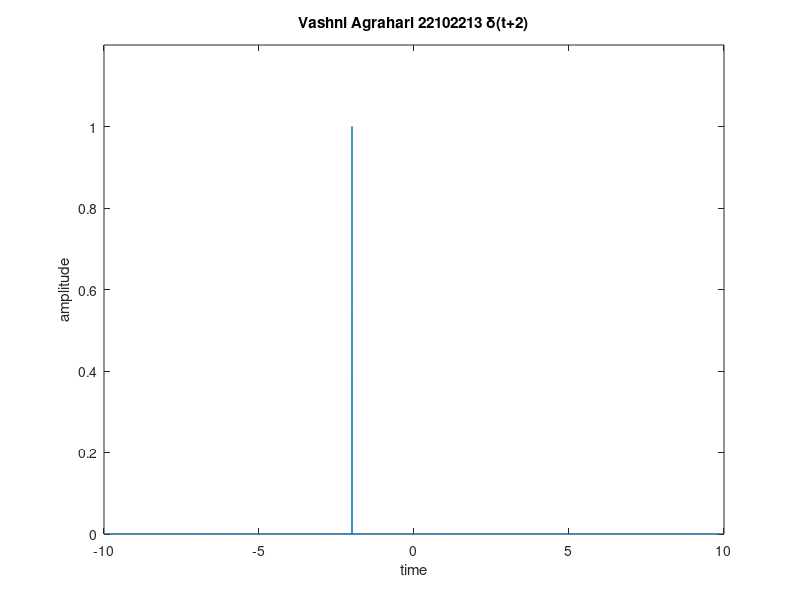
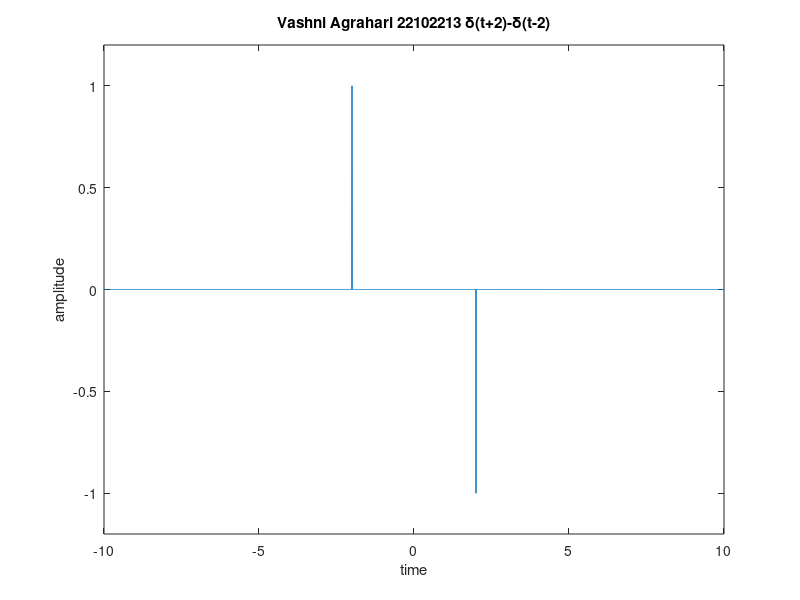
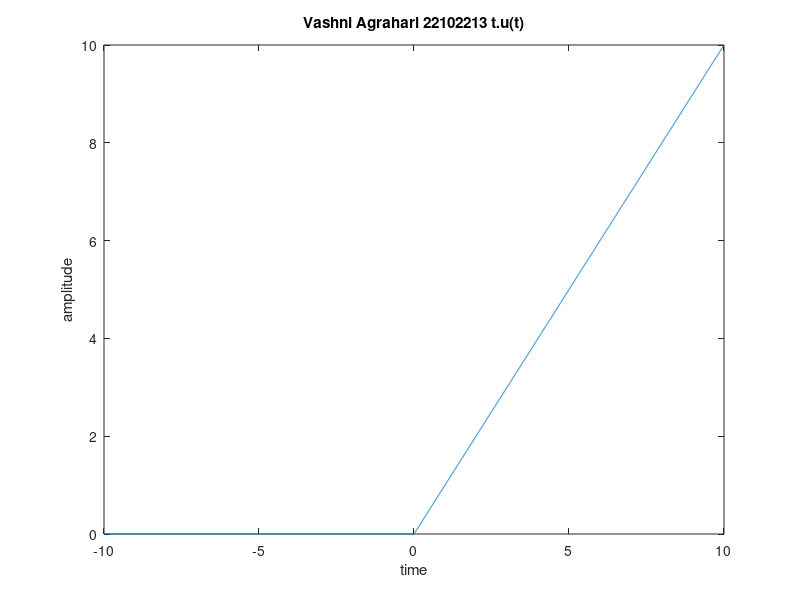
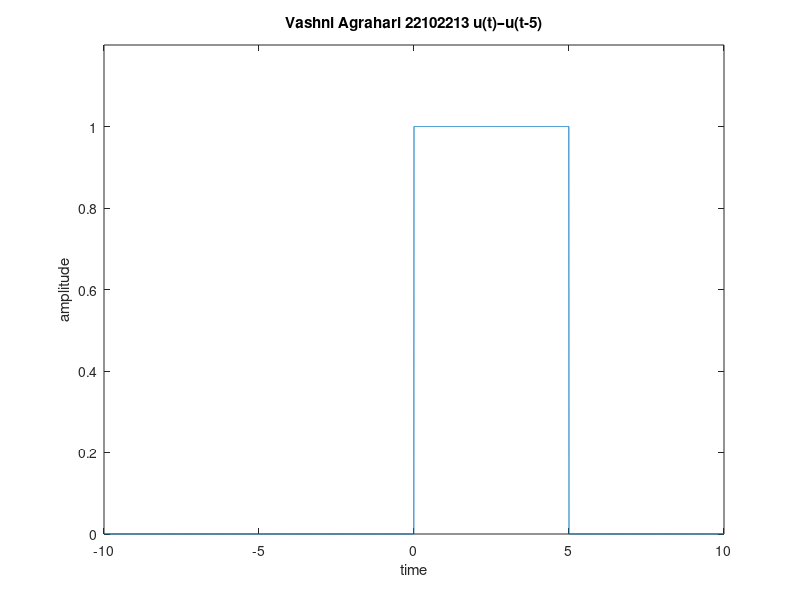

Recreate these plots in MATLAB, in order.
%Question 1 a
figure('name','1a');
t = -10:0.005:10;
xa = (t+2)==0;
plot(t, xa);
title('Vashni Agrahari 22102213 \delta(t+2)');
ylim([0 1.2]);
xlabel('time');
ylabel('amplitude');

%Question 1 b
figure('name','1b');
xb = ((t+2)==0) - ((t-2)==0);
plot(t, xb);
title('Vashni Agrahari 22102213 \delta(t+2)-\delta(t-2)');
ylim([-1.2 1.2]);
xlabel('time');
ylabel('amplitude');


%Question 1 c
figure('name','1c');
xc = t.*(t>=0);
plot(t, xc);
title('Vashni Agrahari 22102213 t.u(t)');
xlabel('time');
ylabel('amplitude');

%Question 1 d
figure('name','1d');
xd = ((t)>=0)-((t-5)>=0);
plot(t, xd);
title('Vashni Agrahari 22102213 u(t)–u(t-5)');
ylim([0 1.2]);
xlabel('time');
ylabel('amplitude');

%Question 1 e
figure('name','1e');
xe = ((t+1).*((t+1)>=0)) - ((t).*((t)>=0)) + ((t-2).*((t-2)>=0));
plot(t, xe);
title('Vashni Agrahari 22102213 r(t+1) – r(t) + r(t-2)');
xlabel('time');
ylabel('amplitude');

%Question 1 f
figure('name','1f');
xf = (exp(-t).*sin(2*pi*t)) + (exp(-t/2).*cos(5*pi*t));
plot(t, xf);
title('Vashni Agrahari 22102213 exp(-t)sin(2\pit) + exp(-t/2)cos(5\pit)');
xlabel('time');
ylabel('amplitude');

%Question 2 a
figure('name','2a')
n = -5:1:5;
unitstep = n>=0;
xa= n.*unitstep;
stem(-n, xa);
title('Vashni Agrahari 22102213 xa[n] = r[-n]');
xlabel('time');
ylabel('amplitude');

%Question 2 b
figure('name','2b')
n = -5:1:5;
xb= exp(n-1);
stem(n, xb);
title('Vashni Agrahari 22102213 exp[n-1]');
xlabel('time');
ylabel('amplitude');

%Question 2 c
figure('name','2c')
n = -5:1:5;
xc= (n-1).*(n-2==0);
stem(n, xc);
title('Vashni Agrahari 22102213 xc[n] = [n - 1] \delta[n - 2]');
ylim([0 1.2]);
xlabel('time');
ylabel('amplitude');

%Question 2 d
figure('name','2d')
n = -5:1:5;
f1 = (n+1)>=0;
f2 = (-2).*((n)>=0);
f3 = (n-1)>=0;
xd= f1 + f2 + f3;
stem(n, xd);
title('Vashni Agrahari 22102213 xd[n] = u [n + 1] – 2u[ n] + u [n-1]');
ylim([-1.2 1.2]);
xlabel('time');
ylabel('amplitude');

%Question 2 e
figure('name','2e')
n = -5:1:5;
xe= (n+2).*((n+2)>=0) - (n-2).*((n-2)>=0);
stem(n, xe);
title('Vashni Agrahari 22102213 xe[n] = r [n + 2] – r [n - 2]');
ylim([0 5]);
xlabel('time');
ylabel('amplitude');

%Question 2 f
figure('name','2f')
n = -5:1:5;
a = 3;
xf= (a.^n).*cos(2*pi*n);
stem(n, xf);
title('Vashni Agrahari 22102213 xf [n] = a^n cos(2\pin) , a=3');
xlabel('time');
ylabel('amplitude');

%Question 3
figure('name','2');
t = 0:0.005:7;
v1 = (20*exp(-2*t).*((t)>=0)).*(t>=0 & t<=2);
v2 = -10.*((t-2)>=0).*(t>=2 & t<=3);
v3 = 10*(t-2).*((t-2)>=0).*(t>=2 & t<=3);
v4 = 20.*((t-3)>=0).*(t>=3 & t<=5);
v5 = -10*(t-3).*((t-3)>=0).*(t>=3 & t<=5);
v6 = -20.*((t-5)>=0).*(t>=5 & t<=7);
v7 = 10*(t-5).*((t-5)>=0).*(t>=5 & t<=7);
v = v1+v2+v3+v4+v5+v6+v7;
subplot(2,1,1);
plot(t,v);
title('Vashni Agrahari 22102213 Question 2 Function');
xlabel('time');
ylabel('v(t)');
vd = diff(v)./diff(t);
subplot(2,1,2);
plot(((t(1:end-1))+(t(2:end)))/2, vd);
ylim([-20 20]);
title('Vashni Agrahari 22102213 Question 2 Derivative');
xlabel('time');
ylabel('dv(t)/dt');


%Question 4
figure();
n = -2:1:10;
x1 = (5)*(n<=0);
x2 = (5-3*n).*(n>0 & n<=4);
x3 = (-23+n.^2).*(n>4 & n<=8);
x4 = (41)*(n>8);
x = x1+x2+x3+x4;
stem(n,x);
xlabel('time');
ylabel('amplitude');
title('Vashni Agrahari 22102213 x[n]');
